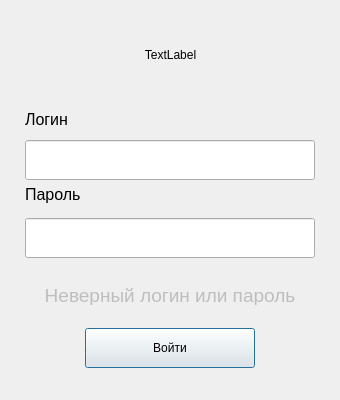
<?xml version="1.0" encoding="UTF-8"?>
<ui version="4.0">
 <class>AuthorizationDialog</class>
 <widget class="QDialog" name="AuthorizationDialog">
  <property name="enabled">
   <bool>true</bool>
  </property>
  <property name="geometry">
   <rect>
    <x>0</x>
    <y>0</y>
    <width>340</width>
    <height>400</height>
   </rect>
  </property>
  <property name="sizePolicy">
   <sizepolicy hsizetype="Fixed" vsizetype="Fixed">
    <horstretch>0</horstretch>
    <verstretch>0</verstretch>
   </sizepolicy>
  </property>
  <property name="windowTitle">
   <string>Dialog</string>
  </property>
  <layout class="QVBoxLayout" name="verticalLayout">
   <property name="spacing">
    <number>0</number>
   </property>
   <property name="leftMargin">
    <number>25</number>
   </property>
   <property name="topMargin">
    <number>15</number>
   </property>
   <property name="rightMargin">
    <number>25</number>
   </property>
   <property name="bottomMargin">
    <number>20</number>
   </property>
   <item>
    <layout class="QHBoxLayout" name="horizontalLayout">
     <item>
      <spacer name="horizontalSpacer_2">
       <property name="orientation">
        <enum>Qt::Horizontal</enum>
       </property>
       <property name="sizeHint" stdset="0">
        <size>
         <width>40</width>
         <height>20</height>
        </size>
       </property>
      </spacer>
     </item>
     <item>
      <widget class="QLabel" name="l_logo">
       <property name="enabled">
        <bool>true</bool>
       </property>
       <property name="sizePolicy">
        <sizepolicy hsizetype="Fixed" vsizetype="Fixed">
         <horstretch>0</horstretch>
         <verstretch>0</verstretch>
        </sizepolicy>
       </property>
       <property name="minimumSize">
        <size>
         <width>175</width>
         <height>70</height>
        </size>
       </property>
       <property name="maximumSize">
        <size>
         <width>175</width>
         <height>70</height>
        </size>
       </property>
       <property name="layoutDirection">
        <enum>Qt::RightToLeft</enum>
       </property>
       <property name="text">
        <string>TextLabel</string>
       </property>
       <property name="scaledContents">
        <bool>false</bool>
       </property>
       <property name="alignment">
        <set>Qt::AlignCenter</set>
       </property>
      </widget>
     </item>
     <item>
      <spacer name="horizontalSpacer">
       <property name="orientation">
        <enum>Qt::Horizontal</enum>
       </property>
       <property name="sizeHint" stdset="0">
        <size>
         <width>40</width>
         <height>20</height>
        </size>
       </property>
      </spacer>
     </item>
    </layout>
   </item>
   <item>
    <spacer name="verticalSpacer">
     <property name="orientation">
      <enum>Qt::Vertical</enum>
     </property>
     <property name="sizeType">
      <enum>QSizePolicy::Fixed</enum>
     </property>
     <property name="sizeHint" stdset="0">
      <size>
       <width>20</width>
       <height>15</height>
      </size>
     </property>
    </spacer>
   </item>
   <item>
    <widget class="QLabel" name="l_login">
     <property name="sizePolicy">
      <sizepolicy hsizetype="Preferred" vsizetype="Fixed">
       <horstretch>0</horstretch>
       <verstretch>0</verstretch>
      </sizepolicy>
     </property>
     <property name="minimumSize">
      <size>
       <width>0</width>
       <height>25</height>
      </size>
     </property>
     <property name="maximumSize">
      <size>
       <width>16777215</width>
       <height>25</height>
      </size>
     </property>
     <property name="font">
      <font>
       <pointsize>12</pointsize>
      </font>
     </property>
     <property name="text">
      <string>Логин</string>
     </property>
     <property name="alignment">
      <set>Qt::AlignLeading|Qt::AlignLeft|Qt::AlignTop</set>
     </property>
     <property name="textInteractionFlags">
      <set>Qt::NoTextInteraction</set>
     </property>
    </widget>
   </item>
   <item>
    <widget class="QLineEdit" name="le_login">
     <property name="minimumSize">
      <size>
       <width>0</width>
       <height>40</height>
      </size>
     </property>
     <property name="maximumSize">
      <size>
       <width>16777215</width>
       <height>40</height>
      </size>
     </property>
    </widget>
   </item>
   <item>
    <widget class="QLabel" name="l_password">
     <property name="sizePolicy">
      <sizepolicy hsizetype="Preferred" vsizetype="Fixed">
       <horstretch>0</horstretch>
       <verstretch>0</verstretch>
      </sizepolicy>
     </property>
     <property name="minimumSize">
      <size>
       <width>0</width>
       <height>28</height>
      </size>
     </property>
     <property name="maximumSize">
      <size>
       <width>16777215</width>
       <height>28</height>
      </size>
     </property>
     <property name="font">
      <font>
       <pointsize>12</pointsize>
      </font>
     </property>
     <property name="text">
      <string>Пароль</string>
     </property>
     <property name="alignment">
      <set>Qt::AlignLeading|Qt::AlignLeft|Qt::AlignTop</set>
     </property>
     <property name="textInteractionFlags">
      <set>Qt::NoTextInteraction</set>
     </property>
    </widget>
   </item>
   <item>
    <widget class="QLineEdit" name="le_password">
     <property name="minimumSize">
      <size>
       <width>0</width>
       <height>40</height>
      </size>
     </property>
     <property name="maximumSize">
      <size>
       <width>16777215</width>
       <height>40</height>
      </size>
     </property>
     <property name="alignment">
      <set>Qt::AlignLeading|Qt::AlignLeft|Qt::AlignVCenter</set>
     </property>
    </widget>
   </item>
   <item>
    <spacer name="vs_middle">
     <property name="orientation">
      <enum>Qt::Vertical</enum>
     </property>
     <property name="sizeType">
      <enum>QSizePolicy::Fixed</enum>
     </property>
     <property name="sizeHint" stdset="0">
      <size>
       <width>20</width>
       <height>20</height>
      </size>
     </property>
    </spacer>
   </item>
   <item>
    <widget class="QLabel" name="l_wrongData">
     <property name="enabled">
      <bool>false</bool>
     </property>
     <property name="sizePolicy">
      <sizepolicy hsizetype="Preferred" vsizetype="Fixed">
       <horstretch>0</horstretch>
       <verstretch>0</verstretch>
      </sizepolicy>
     </property>
     <property name="minimumSize">
      <size>
       <width>0</width>
       <height>20</height>
      </size>
     </property>
     <property name="maximumSize">
      <size>
       <width>16777215</width>
       <height>15</height>
      </size>
     </property>
     <property name="font">
      <font>
       <pointsize>14</pointsize>
      </font>
     </property>
     <property name="text">
      <string>Неверный логин или пароль</string>
     </property>
     <property name="alignment">
      <set>Qt::AlignCenter</set>
     </property>
     <property name="textInteractionFlags">
      <set>Qt::NoTextInteraction</set>
     </property>
    </widget>
   </item>
   <item>
    <spacer name="verticalSpacer_3">
     <property name="orientation">
      <enum>Qt::Vertical</enum>
     </property>
     <property name="sizeType">
      <enum>QSizePolicy::Fixed</enum>
     </property>
     <property name="sizeHint" stdset="0">
      <size>
       <width>20</width>
       <height>20</height>
      </size>
     </property>
    </spacer>
   </item>
   <item>
    <layout class="QHBoxLayout" name="horizontalLayout_2">
     <property name="leftMargin">
      <number>0</number>
     </property>
     <property name="rightMargin">
      <number>0</number>
     </property>
     <item>
      <spacer name="horizontalSpacer_3">
       <property name="orientation">
        <enum>Qt::Horizontal</enum>
       </property>
       <property name="sizeType">
        <enum>QSizePolicy::Fixed</enum>
       </property>
       <property name="sizeHint" stdset="0">
        <size>
         <width>50</width>
         <height>20</height>
        </size>
       </property>
      </spacer>
     </item>
     <item>
      <widget class="QPushButton" name="pb_accept">
       <property name="enabled">
        <bool>true</bool>
       </property>
       <property name="sizePolicy">
        <sizepolicy hsizetype="Fixed" vsizetype="Fixed">
         <horstretch>0</horstretch>
         <verstretch>0</verstretch>
        </sizepolicy>
       </property>
       <property name="minimumSize">
        <size>
         <width>170</width>
         <height>35</height>
        </size>
       </property>
       <property name="maximumSize">
        <size>
         <width>150</width>
         <height>40</height>
        </size>
       </property>
       <property name="sizeIncrement">
        <size>
         <width>0</width>
         <height>0</height>
        </size>
       </property>
       <property name="text">
        <string>Войти</string>
       </property>
      </widget>
     </item>
     <item>
      <spacer name="horizontalSpacer_4">
       <property name="orientation">
        <enum>Qt::Horizontal</enum>
       </property>
       <property name="sizeType">
        <enum>QSizePolicy::Fixed</enum>
       </property>
       <property name="sizeHint" stdset="0">
        <size>
         <width>50</width>
         <height>20</height>
        </size>
       </property>
      </spacer>
     </item>
    </layout>
   </item>
  </layout>
 </widget>
 <resources/>
 <connections/>
</ui>
